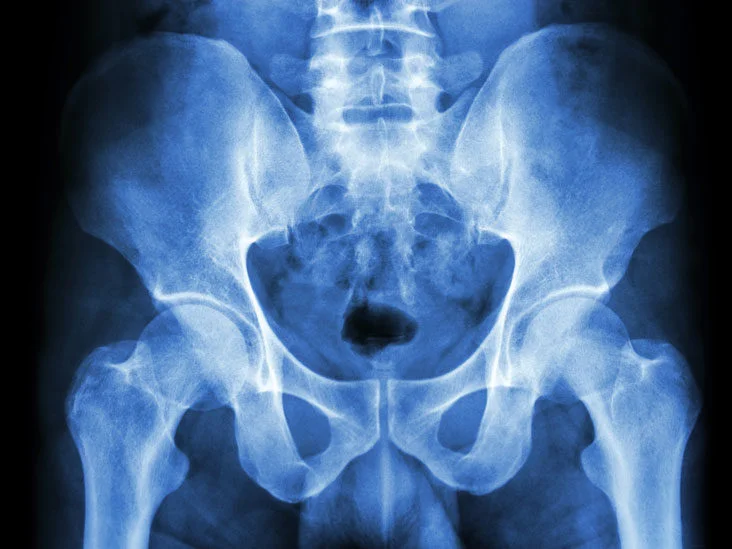
#> input picture pelvis.bmp, 732 x 549 px
$ python histogram.py
#> lines starting #> are read from the running program, lines starting #| are printed output that depends on the picture
import matplotlib.pyplot as plt
import numpy as np
from PIL import Image

# Load the image and convert it to a grayscale NumPy array
image = np.array(Image.open('pelvis.bmp').convert('L'))
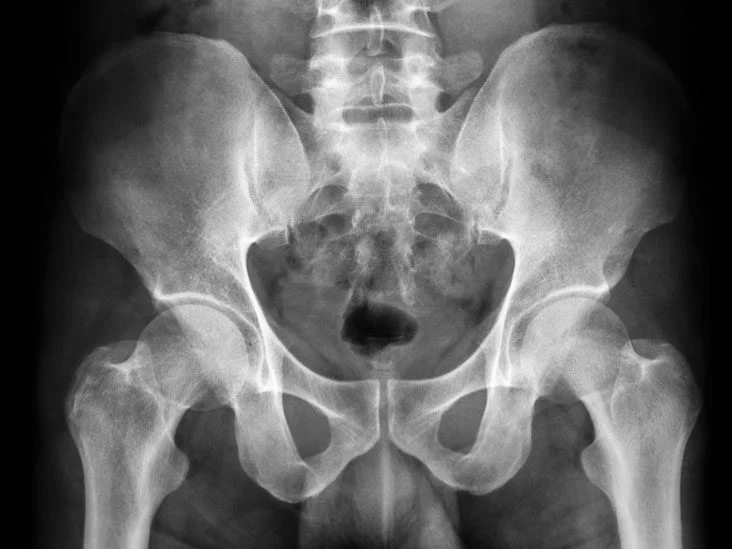
#> image: shape (549, 732); min 0, max 255, mean 98.4
image2 = image + 40
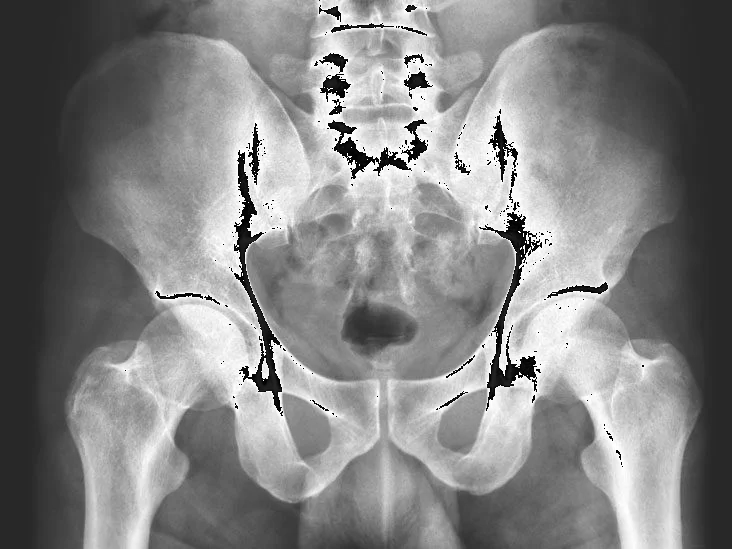
#> image2: shape (549, 732); min 0, max 255, mean 131.6

# Compute the histogram of pixel intensities
hist, bins = np.histogram(image.flatten(), bins=256, range=(0, 255))
#> hist = 256 values, max 31841 at index 0, min 1 at index 255, mean 1569.8; bins = 257 values from 0 to 255

hist2, bins2 = np.histogram(image2.flatten(), bins=256, range=(0, 255))
#> hist2 = 256 values, max 31841 at index 40, min 1 at index 39, mean 1569.8; bins2 = 257 values from 0 to 255

# Plot the histogram
plt.figure()
plt.title('Histogram of Pixel Intensities')
plt.xlabel('Intensity')
plt.ylabel('Frequency')
plt.bar(bins[:-1], hist, width=1)
plt.show()
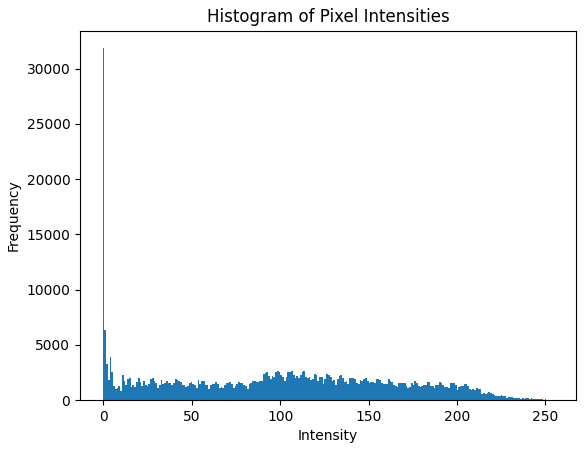
#> figure drawn by matplotlib, 1 panel; tallest bar 31841 high, from x = -0.5 to 0.5


plt.figure()
plt.title('Histogram of Pixel Intensities + 40')
plt.xlabel('Intensity')
plt.ylabel('Frequency')
plt.bar(bins2[:-1], hist2, width=1)
plt.show()
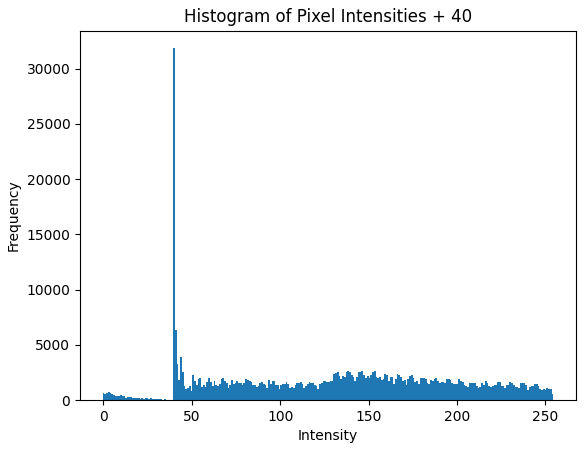
#> figure drawn by matplotlib, 1 panel; tallest bar 31841 high, from x = 39.34 to 40.34


plt.title('Overlayed Histograms')
plt.xlabel('Intensity')
plt.ylabel('Frequency')
plt.hist(image.flatten(), bins=256, range=(0, 255), alpha=0.5)
plt.hist(image2.flatten(), bins=256, range=(0, 255), alpha=0.5)
plt.show()
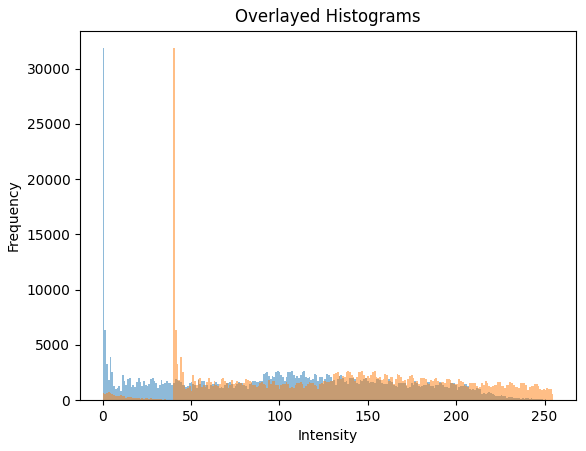
#> figure drawn by matplotlib, 1 panel; tallest bar 31841 high, from x = 0 to 0.996; tallest bar 31841 high, from x = 39.84 to 40.84

$ run again, with macaw.bmp copied over pelvis.bmp
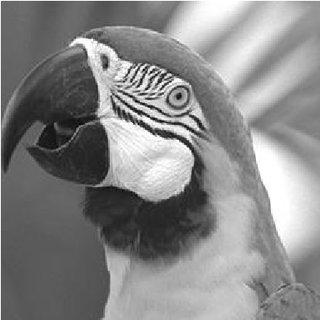
#> input picture macaw.bmp, 320 x 320 px
#> image is the input picture: shape (320, 320); min 0, max 255, mean 135.2
#> `image2 = image + 40`:
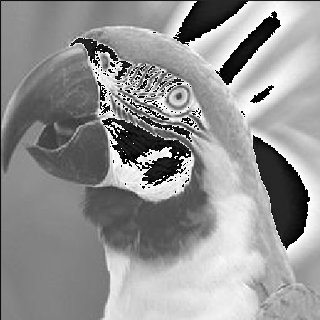
#> image2: shape (320, 320); min 0, max 255, mean 147.1
#> hist = 256 values, max 2317 at index 90, min 0 at index 2, mean 400; bins = 257 values from 0 to 255
#> hist2 = 256 values, max 2317 at index 130, min 0 at index 42, mean 400; bins2 = 257 values from 0 to 255
#> `plt.show()`:
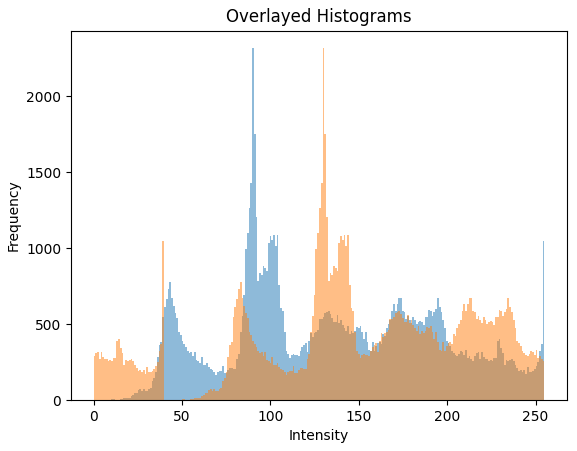
#> figure drawn by matplotlib, 1 panel; tallest bar 2317 high, from x = 89.65 to 90.64; tallest bar 2317 high, from x = 129.5 to 130.5
